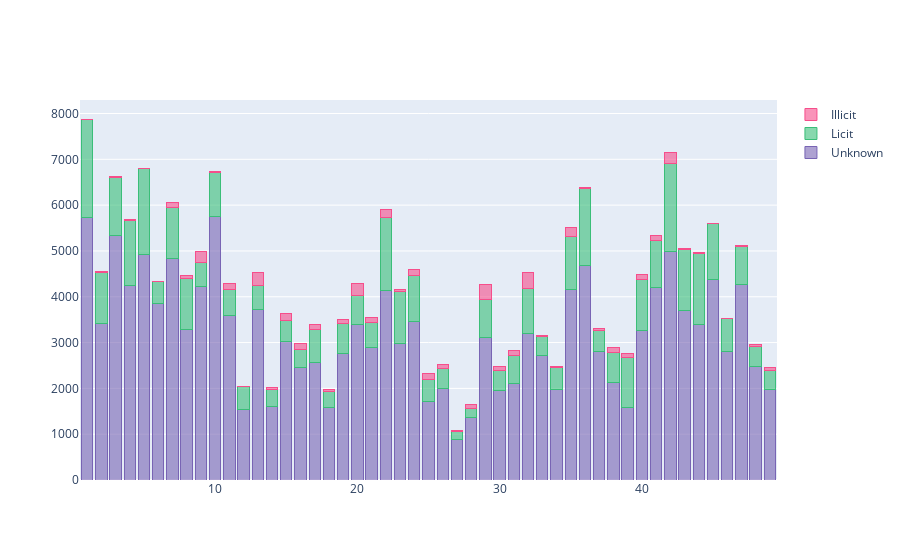

The cell this chart's notebook holds for it:
### Code cell
x_list = list(range(1,50))
figure = go.Figure(data = [
    go.Bar(name="Unknown",x=x_list,y=unknown_count[0],marker = dict(color = 'rgba(120, 100, 180, 0.6)',
        line = dict(
            color = 'rgba(120, 100, 180, 1.0)',width=1))),
    go.Bar(name="Licit",x=x_list,y=licit_count[0],marker = dict(color = 'rgba(58, 190, 120, 0.6)',
        line = dict(
            color = 'rgba(58, 190, 120, 1.0)',width=1))),
    go.Bar(name="Illicit",x=x_list,y=illicit_count[0],marker = dict(color = 'rgba(246, 78, 139, 0.6)',
        line = dict(
            color ='rgba(246, 78, 139, 1.0)' ,width=1)))

])
figure.update_layout(barmode='stack')
py.iplot(figure)

### Figure 1 — Plotly figure (JSON) as saved in the notebook; plotly's stock layout.template omitted (floating-point values rounded to 4 significant figures)
{"data": [{"marker": {"color": "rgba(120, 100, 180, 0.6)", "line": {"color": "rgba(120, 100, 180, 1.0)", "width": 1}}, "name": "Unknown", "x": [1, 2, 3, 4, 5, 6, 7, 8, 9, 10, 11, 12, 13, 14, 15, 16, 17, 18, 19, 20, 21, 22, 23, 24, 25, 26, 27, 28, 29, 30, 31, 32, 33, 34, 35, 36, 37, 38, 39, 40, 41, 42, 43, 44, 45, 46, 47, 48, 49], "y": [5733, 3427, 5342, 4253, 4921, 3843, 4845, 3292, 4218, 5755, 3600, 1541, 3719, 1605, 3021, 2445, 2574, 1587, 2761, 3391, 2896, 4131, 2978, 3466, 1720, 2006, 883, 1369, 3101, 1959, 2106, 3202, 2710, 1971, 4166, 4685, 2808, 2135, 1577, 3270, 4210, 4986, 3693, 3384, 4377, 2807, 4275, 2483, 1978], "type": "bar"}, {"marker": {"color": "rgba(58, 190, 120, 0.6)", "line": {"color": "rgba(58, 190, 120, 1.0)", "width": 1}}, "name": "Licit", "x": [1, 2, 3, 4, 5, 6, 7, 8, 9, 10, 11, 12, 13, 14, 15, 16, 17, 18, 19, 20, 21, 22, 23, 24, 25, 26, 27, 28, 29, 30, 31, 32, 33, 34, 35, 36, 37, 38, 39, 40, 41, 42, 43, 44, 45, 46, 47, 48, 49], "y": [2130, 1099, 1268, 1410, 1874, 480, 1101, 1098, 530, 954, 565, 490, 518, 374, 471, 402, 712, 337, 665, 640, 541, 1605, 1134, 989, 476, 421, 182, 199, 845, 441, 604, 981, 418, 478, 1159, 1675, 458, 645, 1102, 1099, 1016, 1915, 1346, 1567, 1216, 710, 824, 435, 420], "type": "bar"}, {"marker": {"color": "rgba(246, 78, 139, 0.6)", "line": {"color": "rgba(246, 78, 139, 1.0)", "width": 1}}, "name": "Illicit", "x": [1, 2, 3, 4, 5, 6, 7, 8, 9, 10, 11, 12, 13, 14, 15, 16, 17, 18, 19, 20, 21, 22, 23, 24, 25, 26, 27, 28, 29, 30, 31, 32, 33, 34, 35, 36, 37, 38, 39, 40, 41, 42, 43, 44, 45, 46, 47, 48, 49], "y": [17, 18, 11, 30, 8, 5, 102, 67, 248, 18, 131, 16, 291, 43, 147, 128, 99, 52, 80, 260, 100, 158, 53, 137, 118, 96, 24, 85, 329, 83, 106, 342, 23, 37, 182, 33, 40, 111, 81, 112, 116, 239, 24, 24, 5, 2, 22, 36, 56], "type": "bar"}], "layout": {"barmode": "stack"}}
